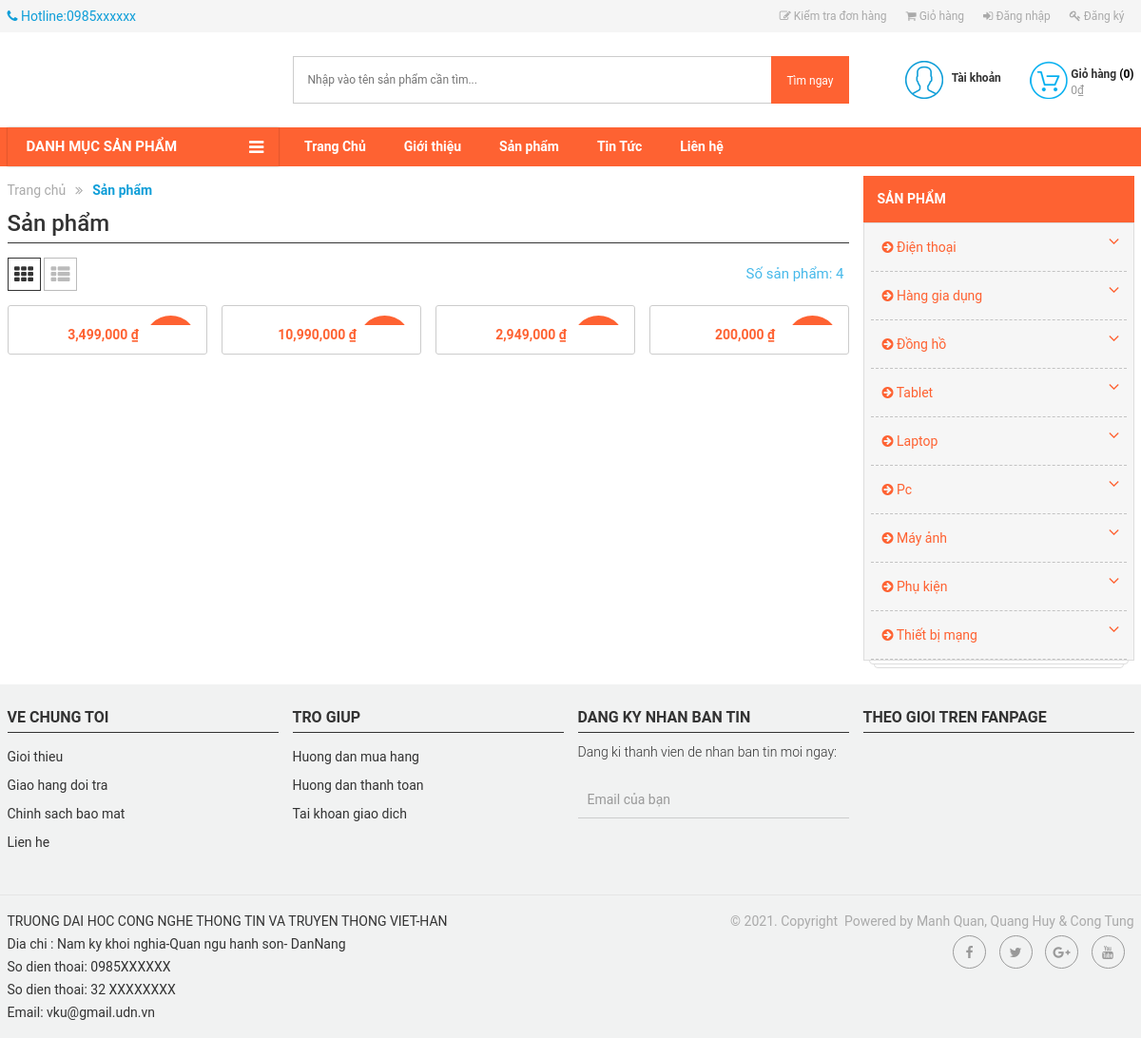
The page /?act=shop&sp=1&loai=OPPO on the database its author committed.
### tables this page shows
CREATE TABLE `menu` (
  `id` int(11) NOT NULL,
  `TenMenu` varchar(255) NOT NULL,
  `Link` varchar(255) NOT NULL,
  `NoiDung` longtext NOT NULL
);

CREATE TABLE `sanpham` (
  `MaSP` int(11) NOT NULL,
  `MaLSP` int(11) NOT NULL,
  `MaDM` int(11) NOT NULL,
  `TenSP` varchar(70) NOT NULL,
  `DonGia` int(11) NOT NULL,
  `DonGiaChinh` int(30) NOT NULL,
  `SoLuong` int(10) UNSIGNED NOT NULL DEFAULT 1,
  `HinhAnh1` longtext NOT NULL,
  `HinhAnh2` longtext DEFAULT NULL,
  `HinhAnh3` longtext DEFAULT NULL,
  `HinhAnh4` longtext NOT NULL,
  `HinhAnh5` longtext NOT NULL,
  `HinhAnh6` longtext NOT NULL,
  `HinhAnh7` longtext NOT NULL,
  `HinhAnh8` longtext NOT NULL,
  `Loai1` varchar(30) NOT NULL,
  `Loai2` varchar(30) NOT NULL,
  `Loai3` varchar(30) NOT NULL,
  `Loai4` varchar(30) NOT NULL,
  `Size1` varchar(30) NOT NULL,
  `Size2` varchar(30) NOT NULL,
  `Size3` varchar(30) NOT NULL,
  `Size4` varchar(30) NOT NULL,
  `MaKM` int(11) NOT NULL,
  `LoaiSale` varchar(30) NOT NULL,
  `TrangThai` int(11) NOT NULL,
  `MoTa` longtext NOT NULL,
  `MoTa1` longtext NOT NULL,
  `MoTa2` longtext NOT NULL,
  `ThoiGian` datetime DEFAULT NULL
);

CREATE TABLE `danhmuc` (
  `MaDM` int(11) NOT NULL,
  `TenDM` varchar(255) DEFAULT NULL,
  `IconDM` varchar(30) NOT NULL
);

CREATE TABLE `footer` (
  `Id` int(11) NOT NULL,
  `NoiDung` longtext NOT NULL,
  `TrangThai` int(11) NOT NULL
);

### Controllers/ShopController.php (called while the page is built, shortened)
<?php
require_once("Models/shop.php");
class ShopController
{
    var $shop_model;
    public function __construct()
    {
        $this->shop_model = new Shop();
    }
    function list()
    {
 $data_danhmuc = $this->shop_model->danhmuc();
        $data_chitietDM = array();
        for ($i = 1; $i <= count($data_danhmuc); $i++) {
            $data_chitietDM[$i] = $this->shop_model->chitietdanhmuc($i);
        }
  $data_menu=$this->shop_model->menu(0,5);
  $data=$this->shop_model->sanpham_all();
        if (isset($_GET['sp']) and isset($_GET['loai'])) {
            $data_loai = $this->shop_model->chitiet_loai($_GET['loai'], $_GET['sp']);
            if ($data_loai != null) {
                $data = $this->shop_model->chitiet($data_loai[0]['MaLSP'], $_GET['sp']);
                $data_count = $this->shop_model->count_sp_ctdm($_GET['sp'], $data_loai[0]['MaLSP']);
                $data_tong = $data_count['tong'];
            }
        }
        require_once('Views/index.php');
    }
}

### Models/connection.php (called while the page is built, shortened)
<?php
    class connection{
        function __construct()
        {
            $severname ="localhost";
            $username ="root";
            $password ="";
            $db_name ="wiroshop";
            $this->conn = new mysqli($severname,$username,$password,$db_name);
        }
    }
?>

### Models/model.php (called while the page is built, shortened)
<?php
require_once("connection.php");
class model
{
    function __construct()
    {
        $conn_obj = new connection();
        $this->conn = $conn_obj->conn;
    }
    function danhmuc()
    {
        $query =  "SELECT * from DanhMuc ";
        require("result.php");
        return $data;
    }
    function chitietdanhmuc($id)
    {
        $query =  "SELECT d.TenDM as Ten, l.* FROM danhmuc as d, loaisanpham as l WHERE d.MaDM = l.MaDM and d.MaDM = $id";
        require("result.php");
        return $data;
    }
    function menu($a,$b){
        $query="SELECT * FROM menu limit $a,$b";
         require("result.php");
        return $data;
    }
}

### Models/result.php (called while the page is built, shortened)
<?php
$result = $this->conn->query($query);
$data = array();
while ($row = $result->fetch_assoc()) {
    $data[] = $row;
}
?>

### Models/shop.php (called while the page is built, shortened)
<?php
require_once("model.php");
class Shop extends Model
{
    function loaisp($a,$b)
    {
        $query = "SELECT * FROM loaisanpham WHERE   MaDM = 1 LIMIT $a, $b";
        require("result.php");
        return $data;
    }
    function sanpham_all(){
         $query = "SELECT * FROM sanpham";
        require("result.php");
        return $data;
    }
    function chitiet_loai($loai,$sp)
    {
        $query = "SELECT * FROM loaisanpham WHERE  TenLSP = '$loai' and MaDM = $sp";
        require("result.php");
        return $data;
    }
    function chitiet($id,$sp)
    {
        $query = "SELECT * FROM sanpham WHERE  MaLSP = '$id' and MaDM = $sp";
        require("result.php");
        return $data;
    }
    function count_sp_ctdm($dm,$ctdm)
    {
        $query = "SELECT COUNT(MaSP) as tong FROM sanpham WHERE MaDM = $dm And MaLSP = $ctdm";
        return $this->conn->query($query)->fetch_assoc();
    }
}

### Views/shop/category.php (the view, shortened to what this page needs)
<div class="col-md-3">
    <div class="menu-product">
        <h3>
            <span>
                Sản phẩm
            </span>
        </h3>
        <ul class='level0'>
              <?php    $i = 1; foreach ($data_chitietDM as $row) { ?>
            <li class="child"><span><a href='?act=shop&sp=<?= $i?>'><i class='fa fa-arrow-circle-right'></i> <?= $data_danhmuc[$i-1]['TenDM'] ?></a></span><span class='open-close'><i class='fa fa-angle-down'></i></span>
            </li>
            <?php $i++;
             } ?>
    </ul class='level0'>
</div>
</div>

### Views/header_footer/header.php (shortened to what this page needs)
      <div class="wrapper">
            <div class="header">
                <section class="top-link clearfix">
                    <div class="container">
                        <div class="row">
                            <div class="col-md-12">
                                <ul class="nav navbar-nav topmenu-contact pull-left">
                                    <li><i class="fa fa-phone"></i> <span>Hotline:0985xxxxxx</span></li>
                                </ul>
                                <ul class="nav navbar-nav navbar-right topmenu  hidden-xs hidden-sm">
                                    <?php if(isset($_SESSION['login'])) { ?>
                                     <li class="order-check"><a href="?act=checkorder"><i class="fa fa-pencil-square-o"></i> Kiểm tra đơn hàng</a></li>
                                     <li class="order-cart"><a href="?act=cart"><i class="fa fa-shopping-cart"></i> Giỏ hàng</a></li>
                                     <?php  if(isset($_SESSION['isLogin_Admin']) || isset($_SESSION['isLogin_Nhanvien'])){ ?>
                                     <li class="webmaster"><a href="admin/?mod=login"><i class="fa fa-gears"></i> Quản trị website</a></li>
                                      <?php } ?>
                                     <li class="account-info">
                                        <a href="?act=taikhoan&xuli=account">Chào <?=$_SESSION['login']['HoTen']?> </a>
                                        <a class="account-logout" id="btnLogOff" href="?act=taikhoan&xuli=dangxuat" title="">[Thoát] </a>
                                    </li>
                                <?php }
                                else{?>
                                     <li class="order-check"><a href="?act=checkorder"><i class="fa fa-pencil-square-o"></i> Kiểm tra đơn hàng</a></li>
                                    <li class="order-cart"><a href="?act=cart"><i class="fa fa-shopping-cart"></i> Giỏ hàng</a></li>
                                    <li class="account-login"><a href="?act=taikhoan"><i class="fa fa-sign-in"></i> Đăng nhập </a></li>
                                    <li class="account-register"><a href="?act=dangky"><i class="fa fa-key"></i> Đăng ký </a></li>
                                <?php }
                                    ?>
                                </ul>
                            </div>
                        </div>
                    </div>
                </section>
<header id="header">
    <div id="header_main">
        <div class="container">
            <div class="row">
                <div class="col-lg-3 col-md-3 col-sm-4 col-xs-8">
                </div>
                <div class="col-lg-6 col-md-5 col-sm-4 hidden-xs">
                    <div class="search_box">
                        <div class="search_wrapper">
                            <form action="?act=shop" method="POST">
                            <input type="text" placeholder="Nhập vào tên sản phẩm cần tìm..." name="keyword" class="index_input_search" id="txtsearch"  />
                            <button class="btn_search_submit btn " type="submit" id="btnsearch"><span>Tìm ngay</span></button>
                            </form>
                        </div>
                    </div>
                </div>
                <div class="col-lg-3 col-md-4 col-sm-4 col-xs-12">
                    <div class="cart_header">
                        <a href="?act=cart" title="Giỏ hàng">
                            <?php
                           $numberCart=0;
                            $thanhtien = 0;
                        ?>
                            <span class="cart_header_icon"></span>
                            <span class="box_text">
                                <strong class="cart_header_count">Giỏ hàng <span>(<span id="numberCart"><?=$numberCart?></span>)</span></strong>
                                <span class="cart_price"><?=number_format($thanhtien)?>₫</span>
                            </span>
                        </a>
                    </div>
                    <div class="user_login">
                        <div class="user_login_icon"></div>
                        <div class="box_text">
                            <strong>Tài khoản</strong>
                        </div>
                    </div>
                </div>
            </div>
        </div>
    </div>
</header>
    <nav class="navbar-main">
        <div id="mb_mainnav">
            <div class="container">
                <div class="row">
                    <div class="col-md-3 col-sm-12 col-xs-12 vertical_menu">
                        <div id="mb_verticle_menu" class="menu-quick-select">
                            <div class="title_block">
                                <span>Danh mục sản phẩm</span>
                            </div>
                    </div>
                </div>
                <nav class="col-md-9 col-sm-12 col-xs-12 p-l-0">
                    <ul class='menu nav navbar-nav menu_hori'>
                    <?php foreach ($data_menu as $value) { ?>
                            <li class="level0"><a class='' href='<?=$value['Link']?>'><span><?=$value['TenMenu']?></span></a></li>
                        <?php } ?>
                    </ul class='menu nav navbar-nav menu_hori'>
                </nav>
            </div>
        </div>
    </div>
</nav>
</div>

### Views/shop/list-products.php (shortened to what this page needs)
<div class="col-md-9">
    <div class="breadcrumb clearfix">
        <ul>
            <li itemtype="http://shema.org/Breadcrumb" itemscope="" class="home">
                <a title="Đến trang chủ" href="/" itemprop="url"><span itemprop="title">Trang chủ</span></a>
            </li>
            <li class="icon-li"><strong>Sản phẩm</strong> </li>
        </ul>
    </div>
 <div class="product-content">
    <h1 title="products" class="page_heading ">
        Sản phẩm
    </h1>
    <div class="sortPagibar m-b-15 clearfix">
        <div class="pull-left">
            <div class="collection_view">
                <button type="button" title="Gird" class="change_view change_view_active" data-view="grid">
                    <span class="icon_fallback_text">
                        <span class="fa fa-th" aria-hidden="true"></span>
                    </span>
                </button>
                <button type="button" title="List" class="change_view" data-view="list">
                    <span class="icon_fallback_text">
                        <span class="fa fa-th-list" aria-hidden="true"></span>
                    </span>
                </button>
            </div>
        </div>
        <div class="pull-right">
            <div class="browse-tags">
               Số sản phẩm: <?= $data_tong ?>
            </div>
        </div>
    </div>
    <div class="product_list grid clearfix">
        <?php
        if(isset($data) and $data != NULL){
            foreach ($data as  $value) {
                ?>
                <div class="col-lg-3 col-md-3 col-sm-6 col-xs-6 product-wrapper zoomIn wow">
                    <div class="product-block product-resize m-b-20">
                        <div class="product-image image-resize">
                            <div class="sold-out">Hot</div>
                            <div class="product-actions hidden-xs">
                            </div>
                        </div>
                        <div class="product-info text-center m-t-xxs-20">
                            <div class="pro-prices">
                                <span class="pro-price"><?=number_format($value['DonGia'])?>&nbsp;₫</span>
                            </div>
                        </div>
                    </div>
                </div>
            <?php }}
            else{
                echo '<p> KHÔNG CÓ DỮ LIỆU </p>';}?>
            </div>
            <div class="paginate">
                <div class="col-lg-12 col-md-12 col-sm-12 col-xs-12" id="pagination">
                </div>
            </div>
        </div>
</div>

### rows shown on the page
menu: TenMenu "Trang Chủ"
menu: TenMenu "Giới thiệu"
menu: TenMenu "Sản phẩm"
menu: TenMenu "Tin Tức"
menu: TenMenu "Liên hệ"
sanpham: DonGia "3,499,000"
sanpham: DonGia "10,990,000"
sanpham: DonGia "2,949,000"
sanpham: DonGia "200,000"
danhmuc: TenDM "Điện thoại"
danhmuc: TenDM "Hàng gia dụng"
danhmuc: TenDM "Đồng hồ"
danhmuc: TenDM "Tablet"
danhmuc: TenDM "Laptop"
danhmuc: TenDM "Pc"
danhmuc: TenDM "Máy ảnh"
danhmuc: TenDM "Phụ kiện"
danhmuc: TenDM "Thiết bị mạng"

### other values the page prints
$numberCart "0"
$thanhtien "0"
$data_tong "4"
